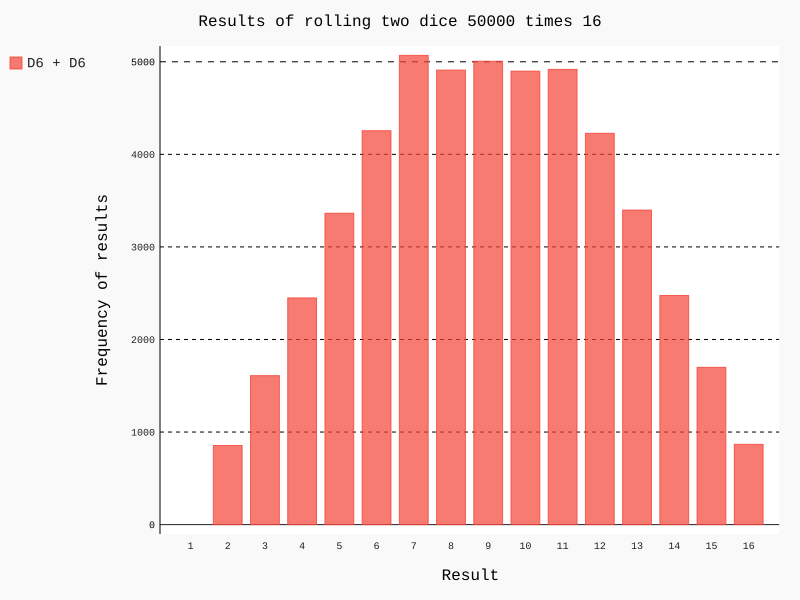

Here is the Python script that generated this plot:
import pygal
from die import Die


# Creating D6
die_1 = Die()
die_2 = Die(10)

# Storing results in a list
results = []

for roll_num in range(50_000):
    result = die_1.roll() + die_2.roll()
    results.append(result)

# Analyze the results.
frequencies = []
max_sides = die_1.num_sides + die_2.num_sides
for value in range(1, max_sides + 1):
    frequency = results.count(value)
    frequencies.append(frequency)
    
# Visualize the results
hist = pygal.Bar()

hist.title = f"Results of rolling two dice 50000 times {die_1.num_sides + die_2.num_sides}"
hist.x_labels = []

# Adding x_lables
for side in range(1, max_sides + 1):
    hist.x_labels.append(str(side))

hist.x_title = "Result"
hist.y_title = "Frequency of results"

hist.add("D6 + D6", frequencies)
hist.render_to_file("die_visual.svg")
